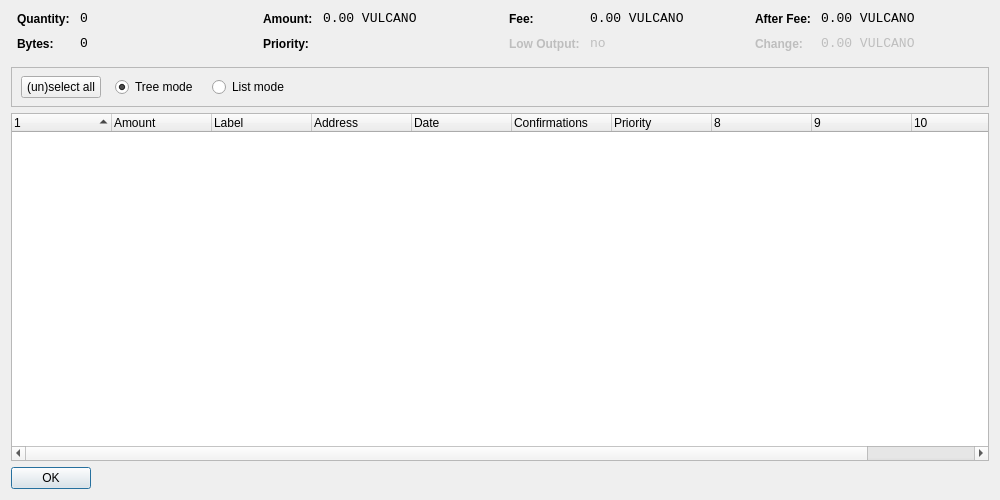
<?xml version="1.0" encoding="UTF-8"?>
<ui version="4.0">
 <class>CoinControlDialog</class>
 <widget class="QDialog" name="CoinControlDialog">
  <property name="geometry">
   <rect>
    <x>0</x>
    <y>0</y>
    <width>1000</width>
    <height>500</height>
   </rect>
  </property>
  <property name="windowTitle">
   <string>Coin Control</string>
  </property>
  <property name="styleSheet">
   <string notr="true"/>
  </property>
  <layout class="QVBoxLayout" name="verticalLayout">
   <item>
    <layout class="QHBoxLayout" name="horizontalLayoutTop" stretch="0,0,0,0">
     <property name="topMargin">
      <number>0</number>
     </property>
     <property name="bottomMargin">
      <number>10</number>
     </property>
     <item>
      <layout class="QFormLayout" name="formLayoutCoinControl1">
       <property name="horizontalSpacing">
        <number>10</number>
       </property>
       <property name="verticalSpacing">
        <number>10</number>
       </property>
       <property name="leftMargin">
        <number>6</number>
       </property>
       <property name="rightMargin">
        <number>6</number>
       </property>
       <item row="0" column="0">
        <widget class="QLabel" name="labelCoinControlQuantityText">
         <property name="styleSheet">
          <string notr="true">font-weight:bold;</string>
         </property>
         <property name="text">
          <string>Quantity:</string>
         </property>
        </widget>
       </item>
       <item row="0" column="1">
        <widget class="QLabel" name="labelCoinControlQuantity">
         <property name="font">
          <font>
           <family>Monospace</family>
           <pointsize>10</pointsize>
          </font>
         </property>
         <property name="cursor">
          <cursorShape>IBeamCursor</cursorShape>
         </property>
         <property name="contextMenuPolicy">
          <enum>Qt::ActionsContextMenu</enum>
         </property>
         <property name="text">
          <string notr="true">0</string>
         </property>
         <property name="textInteractionFlags">
          <set>Qt::LinksAccessibleByMouse|Qt::TextSelectableByKeyboard|Qt::TextSelectableByMouse</set>
         </property>
        </widget>
       </item>
       <item row="1" column="0">
        <widget class="QLabel" name="labelCoinControlBytesText">
         <property name="styleSheet">
          <string notr="true">font-weight:bold;</string>
         </property>
         <property name="text">
          <string>Bytes:</string>
         </property>
        </widget>
       </item>
       <item row="1" column="1">
        <widget class="QLabel" name="labelCoinControlBytes">
         <property name="font">
          <font>
           <family>Monospace</family>
           <pointsize>10</pointsize>
          </font>
         </property>
         <property name="cursor">
          <cursorShape>IBeamCursor</cursorShape>
         </property>
         <property name="contextMenuPolicy">
          <enum>Qt::ActionsContextMenu</enum>
         </property>
         <property name="text">
          <string notr="true">0</string>
         </property>
         <property name="textInteractionFlags">
          <set>Qt::LinksAccessibleByMouse|Qt::TextSelectableByKeyboard|Qt::TextSelectableByMouse</set>
         </property>
        </widget>
       </item>
      </layout>
     </item>
     <item>
      <layout class="QFormLayout" name="formLayoutCoinControl2">
       <property name="horizontalSpacing">
        <number>10</number>
       </property>
       <property name="verticalSpacing">
        <number>10</number>
       </property>
       <property name="leftMargin">
        <number>6</number>
       </property>
       <property name="rightMargin">
        <number>6</number>
       </property>
       <item row="0" column="0">
        <widget class="QLabel" name="labelCoinControlAmountText">
         <property name="styleSheet">
          <string notr="true">font-weight:bold;</string>
         </property>
         <property name="text">
          <string>Amount:</string>
         </property>
        </widget>
       </item>
       <item row="0" column="1">
        <widget class="QLabel" name="labelCoinControlAmount">
         <property name="font">
          <font>
           <family>Monospace</family>
           <pointsize>10</pointsize>
          </font>
         </property>
         <property name="cursor">
          <cursorShape>IBeamCursor</cursorShape>
         </property>
         <property name="contextMenuPolicy">
          <enum>Qt::ActionsContextMenu</enum>
         </property>
         <property name="text">
          <string notr="true">0.00 VULCANO</string>
         </property>
         <property name="textInteractionFlags">
          <set>Qt::LinksAccessibleByMouse|Qt::TextSelectableByKeyboard|Qt::TextSelectableByMouse</set>
         </property>
        </widget>
       </item>
       <item row="1" column="0">
        <widget class="QLabel" name="labelCoinControlPriorityText">
         <property name="styleSheet">
          <string notr="true">font-weight:bold;</string>
         </property>
         <property name="text">
          <string>Priority:</string>
         </property>
        </widget>
       </item>
       <item row="1" column="1">
        <widget class="QLabel" name="labelCoinControlPriority">
         <property name="font">
          <font>
           <family>Monospace</family>
           <pointsize>10</pointsize>
          </font>
         </property>
         <property name="cursor">
          <cursorShape>IBeamCursor</cursorShape>
         </property>
         <property name="contextMenuPolicy">
          <enum>Qt::ActionsContextMenu</enum>
         </property>
         <property name="text">
          <string/>
         </property>
         <property name="textInteractionFlags">
          <set>Qt::LinksAccessibleByMouse|Qt::TextSelectableByKeyboard|Qt::TextSelectableByMouse</set>
         </property>
        </widget>
       </item>
      </layout>
     </item>
     <item>
      <layout class="QFormLayout" name="formLayoutCoinControl3">
       <property name="horizontalSpacing">
        <number>10</number>
       </property>
       <property name="verticalSpacing">
        <number>10</number>
       </property>
       <property name="leftMargin">
        <number>6</number>
       </property>
       <property name="rightMargin">
        <number>6</number>
       </property>
       <item row="0" column="0">
        <widget class="QLabel" name="labelCoinControlFeeText">
         <property name="styleSheet">
          <string notr="true">font-weight:bold;</string>
         </property>
         <property name="text">
          <string>Fee:</string>
         </property>
        </widget>
       </item>
       <item row="0" column="1">
        <widget class="QLabel" name="labelCoinControlFee">
         <property name="font">
          <font>
           <family>Monospace</family>
           <pointsize>10</pointsize>
          </font>
         </property>
         <property name="cursor">
          <cursorShape>IBeamCursor</cursorShape>
         </property>
         <property name="contextMenuPolicy">
          <enum>Qt::ActionsContextMenu</enum>
         </property>
         <property name="text">
          <string notr="true">0.00 VULCANO</string>
         </property>
         <property name="textInteractionFlags">
          <set>Qt::LinksAccessibleByMouse|Qt::TextSelectableByKeyboard|Qt::TextSelectableByMouse</set>
         </property>
        </widget>
       </item>
       <item row="1" column="0">
        <widget class="QLabel" name="labelCoinControlLowOutputText">
         <property name="enabled">
          <bool>false</bool>
         </property>
         <property name="styleSheet">
          <string notr="true">font-weight:bold;</string>
         </property>
         <property name="text">
          <string>Low Output:</string>
         </property>
        </widget>
       </item>
       <item row="1" column="1">
        <widget class="QLabel" name="labelCoinControlLowOutput">
         <property name="enabled">
          <bool>false</bool>
         </property>
         <property name="font">
          <font>
           <family>Monospace</family>
           <pointsize>10</pointsize>
          </font>
         </property>
         <property name="cursor">
          <cursorShape>IBeamCursor</cursorShape>
         </property>
         <property name="contextMenuPolicy">
          <enum>Qt::ActionsContextMenu</enum>
         </property>
         <property name="text">
          <string notr="true">no</string>
         </property>
         <property name="textInteractionFlags">
          <set>Qt::LinksAccessibleByMouse|Qt::TextSelectableByKeyboard|Qt::TextSelectableByMouse</set>
         </property>
        </widget>
       </item>
      </layout>
     </item>
     <item>
      <layout class="QFormLayout" name="formLayoutCoinControl4">
       <property name="horizontalSpacing">
        <number>10</number>
       </property>
       <property name="verticalSpacing">
        <number>10</number>
       </property>
       <property name="leftMargin">
        <number>6</number>
       </property>
       <property name="rightMargin">
        <number>6</number>
       </property>
       <item row="0" column="0">
        <widget class="QLabel" name="labelCoinControlAfterFeeText">
         <property name="styleSheet">
          <string notr="true">font-weight:bold;</string>
         </property>
         <property name="text">
          <string>After Fee:</string>
         </property>
        </widget>
       </item>
       <item row="0" column="1">
        <widget class="QLabel" name="labelCoinControlAfterFee">
         <property name="font">
          <font>
           <family>Monospace</family>
           <pointsize>10</pointsize>
          </font>
         </property>
         <property name="cursor">
          <cursorShape>IBeamCursor</cursorShape>
         </property>
         <property name="contextMenuPolicy">
          <enum>Qt::ActionsContextMenu</enum>
         </property>
         <property name="text">
          <string notr="true">0.00 VULCANO</string>
         </property>
         <property name="textInteractionFlags">
          <set>Qt::LinksAccessibleByMouse|Qt::TextSelectableByKeyboard|Qt::TextSelectableByMouse</set>
         </property>
        </widget>
       </item>
       <item row="1" column="0">
        <widget class="QLabel" name="labelCoinControlChangeText">
         <property name="enabled">
          <bool>false</bool>
         </property>
         <property name="styleSheet">
          <string notr="true">font-weight:bold;</string>
         </property>
         <property name="text">
          <string>Change:</string>
         </property>
        </widget>
       </item>
       <item row="1" column="1">
        <widget class="QLabel" name="labelCoinControlChange">
         <property name="enabled">
          <bool>false</bool>
         </property>
         <property name="font">
          <font>
           <family>Monospace</family>
           <pointsize>10</pointsize>
          </font>
         </property>
         <property name="cursor">
          <cursorShape>IBeamCursor</cursorShape>
         </property>
         <property name="contextMenuPolicy">
          <enum>Qt::ActionsContextMenu</enum>
         </property>
         <property name="text">
          <string notr="true">0.00 VULCANO</string>
         </property>
         <property name="textInteractionFlags">
          <set>Qt::LinksAccessibleByMouse|Qt::TextSelectableByKeyboard|Qt::TextSelectableByMouse</set>
         </property>
        </widget>
       </item>
      </layout>
     </item>
    </layout>
   </item>
   <item>
    <widget class="QFrame" name="frame">
     <property name="minimumSize">
      <size>
       <width>0</width>
       <height>40</height>
      </size>
     </property>
     <property name="frameShape">
      <enum>QFrame::StyledPanel</enum>
     </property>
     <property name="frameShadow">
      <enum>QFrame::Sunken</enum>
     </property>
     <widget class="QWidget" name="horizontalLayoutWidget">
      <property name="geometry">
       <rect>
        <x>10</x>
        <y>0</y>
        <width>781</width>
        <height>41</height>
       </rect>
      </property>
      <layout class="QHBoxLayout" name="horizontalLayoutPanel" stretch="0,0,0,0">
       <property name="spacing">
        <number>14</number>
       </property>
       <item>
        <widget class="QPushButton" name="pushButtonSelectAll">
         <property name="sizePolicy">
          <sizepolicy hsizetype="Maximum" vsizetype="Fixed">
           <horstretch>0</horstretch>
           <verstretch>0</verstretch>
          </sizepolicy>
         </property>
         <property name="text">
          <string>(un)select all</string>
         </property>
        </widget>
       </item>
       <item>
        <widget class="QRadioButton" name="radioTreeMode">
         <property name="sizePolicy">
          <sizepolicy hsizetype="Maximum" vsizetype="Fixed">
           <horstretch>0</horstretch>
           <verstretch>0</verstretch>
          </sizepolicy>
         </property>
         <property name="text">
          <string>Tree mode</string>
         </property>
         <property name="checked">
          <bool>true</bool>
         </property>
        </widget>
       </item>
       <item>
        <widget class="QRadioButton" name="radioListMode">
         <property name="sizePolicy">
          <sizepolicy hsizetype="Maximum" vsizetype="Fixed">
           <horstretch>0</horstretch>
           <verstretch>0</verstretch>
          </sizepolicy>
         </property>
         <property name="text">
          <string>List mode</string>
         </property>
        </widget>
       </item>
       <item>
        <spacer name="horizontalSpacer">
         <property name="orientation">
          <enum>Qt::Horizontal</enum>
         </property>
         <property name="sizeHint" stdset="0">
          <size>
           <width>40</width>
           <height>20</height>
          </size>
         </property>
        </spacer>
       </item>
      </layout>
     </widget>
    </widget>
   </item>
   <item>
    <widget class="CoinControlTreeWidget" name="treeWidget">
     <property name="contextMenuPolicy">
      <enum>Qt::CustomContextMenu</enum>
     </property>
     <property name="sortingEnabled">
      <bool>false</bool>
     </property>
     <property name="columnCount">
      <number>11</number>
     </property>
     <attribute name="headerShowSortIndicator" stdset="0">
      <bool>true</bool>
     </attribute>
     <attribute name="headerStretchLastSection">
      <bool>false</bool>
     </attribute>
     <column>
      <property name="text">
       <string/>
      </property>
     </column>
     <column>
      <property name="text">
       <string>Amount</string>
      </property>
     </column>
     <column>
      <property name="text">
       <string>Label</string>
      </property>
     </column>
     <column>
      <property name="text">
       <string>Address</string>
      </property>
     </column>
     <column>
      <property name="text">
       <string>Date</string>
      </property>
     </column>
     <column>
      <property name="text">
       <string>Confirmations</string>
      </property>
      <property name="toolTip">
       <string>Confirmed</string>
      </property>
     </column>
     <column>
      <property name="text">
       <string>Priority</string>
      </property>
     </column>
     <column>
      <property name="text">
       <string/>
      </property>
     </column>
     <column>
      <property name="text">
       <string/>
      </property>
     </column>
     <column>
      <property name="text">
       <string/>
      </property>
     </column>
     <column>
      <property name="text">
       <string/>
      </property>
     </column>
    </widget>
   </item>
   <item>
    <widget class="QDialogButtonBox" name="buttonBox">
     <property name="sizePolicy">
      <sizepolicy hsizetype="Maximum" vsizetype="Fixed">
       <horstretch>0</horstretch>
       <verstretch>0</verstretch>
      </sizepolicy>
     </property>
     <property name="styleSheet">
      <string notr="true"/>
     </property>
     <property name="orientation">
      <enum>Qt::Horizontal</enum>
     </property>
     <property name="standardButtons">
      <set>QDialogButtonBox::Ok</set>
     </property>
    </widget>
   </item>
  </layout>
 </widget>
 <customwidgets>
  <customwidget>
   <class>CoinControlTreeWidget</class>
   <extends>QTreeWidget</extends>
   <header>coincontroltreewidget.h</header>
  </customwidget>
 </customwidgets>
 <resources/>
 <connections/>
</ui>
